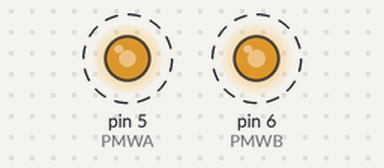
A sketch run on a simulated Arduino Uno, built with avr-gcc and run on an emulated ATmega328P. Parts: output pins drawn as LEDs (lit = HIGH). Dashed ring = blinking.

Above: at 0.05 s.
Timing chart, 0 to 4.3 s (numbered marks = the images above):
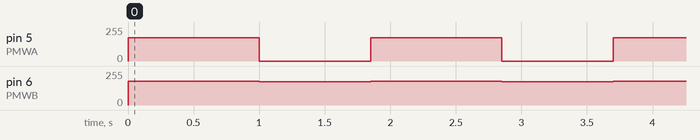

The sketch:

square.ino
```cpp
const int PMWA = 5;
const int AIN1 = 2;
const int AIN2 = 4;
const int STBY = 3;
const int PMWB = 6;
const int BIN2 = 8;
const int BIN1 = 7;


void setup() {
  // put your setup code here, to run once:
  Serial.begin(9600);
}

void loop() {
  // put your main code here, to run repeatedly:

  digitalWrite (STBY, HIGH);
  digitalWrite (AIN1, LOW);
  digitalWrite (AIN2, HIGH);
  digitalWrite (BIN1, LOW);
  digitalWrite (BIN2, HIGH);

analogWrite (PMWB, 179); // car goes straight for 1 second.
analogWrite (PMWA, 175);
delay (1000);

analogWrite (PMWB, 175); // car turns 90 degrees during this time.
analogWrite (PMWA, 0);
delay (850);


}
```

Measured:
- by itself, pin 5 (PMWA): alternates 175/255 for 1.0 s and 0/255 for 0.85 s
- by itself, pin 6 (PMWB): alternates 179/255 for 1.0 s and 175/255 for 0.85 s
